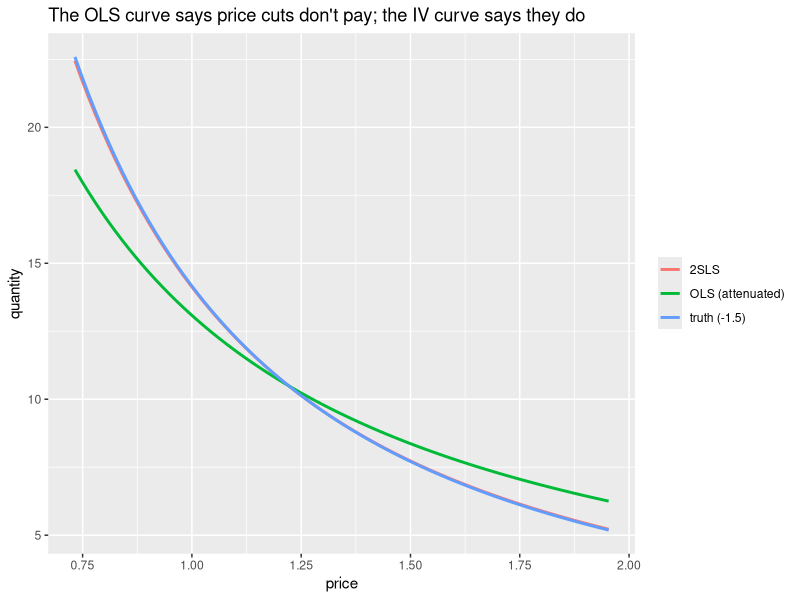

Generate this figure with R:
## ---- chunk 1
knitr::opts_chunk$set(message = FALSE, warning = FALSE, fig.width = 8, fig.height = 4.5)
## ---- chunk 2
library(AER)
library(ggplot2)

market <- read.csv("../data/endogenous_market.csv")
truth  <- read.csv("../data/truth_params.csv")
theta_true <- truth$value[truth$param == "theta_true"]
head(market)
## ---- chunk 3
ols <- lm(log_q ~ log_p + x, data = market)
summary(ols)$coefficients["log_p", ]
## ---- chunk 4
iv <- ivreg(log_q ~ log_p + x | z + x, data = market)
summary(iv, diagnostics = TRUE)
## ---- chunk 5
first <- lm(log_p ~ z + x, data = market)
market$v_hat <- resid(first)
cf <- lm(log_q ~ log_p + x + v_hat, data = market)
summary(cf)$coefficients[c("log_p", "v_hat"), ]
## ---- chunk 6
res <- data.frame(
  estimator = c("OLS", "2SLS", "control function"),
  theta_hat = c(coef(ols)["log_p"], coef(iv)["log_p"], coef(cf)["log_p"]),
  se = c(summary(ols)$coefficients["log_p", 2],
         summary(iv)$coefficients["log_p", 2],
         summary(cf)$coefficients["log_p", 2])
)
res$bias <- res$theta_hat - theta_true
res$ci_covers_truth <- abs(res$bias) <= 1.96 * res$se
res
## ---- chunk 7
p_bar <- mean(exp(market$log_p)); q_bar <- mean(exp(market$log_q))
grid <- seq(0.6 * p_bar, 1.6 * p_bar, length.out = 80)
curves <- rbind(
  data.frame(price = grid, q = q_bar * (grid / p_bar)^theta_true,       which = "truth (-1.5)"),
  data.frame(price = grid, q = q_bar * (grid / p_bar)^coef(ols)["log_p"], which = "OLS (attenuated)"),
  data.frame(price = grid, q = q_bar * (grid / p_bar)^coef(iv)["log_p"],  which = "2SLS")
)
ggplot(curves, aes(price, q, color = which)) + geom_line(linewidth = 1) +
  labs(y = "quantity", color = NULL,
       title = "The OLS curve says price cuts don't pay; the IV curve says they do")
## ---- chunk 8
price_change <- 0.10
data.frame(
  theta_used = c("OLS", "2SLS", "truth"),
  pct_quantity_change = 100 * ((1 + price_change)^c(
    coef(ols)["log_p"], coef(iv)["log_p"], theta_true) - 1)
)

# and a plain holdout forecast, where the difference nearly vanishes:
n <- nrow(market); tr <- 1:floor(0.8 * n); te <- (floor(0.8 * n) + 1):n
gx <- lm(log_q ~ x, data = market[tr, ])
for_theta <- function(theta) {
  pred <- predict(gx, market[te, ]) + theta * (market$log_p[te] - mean(market$log_p[tr]))
  c(rmse = sqrt(mean((pred - market$log_q[te])^2)))
}
rbind(OLS = for_theta(coef(ols)["log_p"]),
      `2SLS` = for_theta(coef(iv)["log_p"]),
      truth = for_theta(theta_true))
